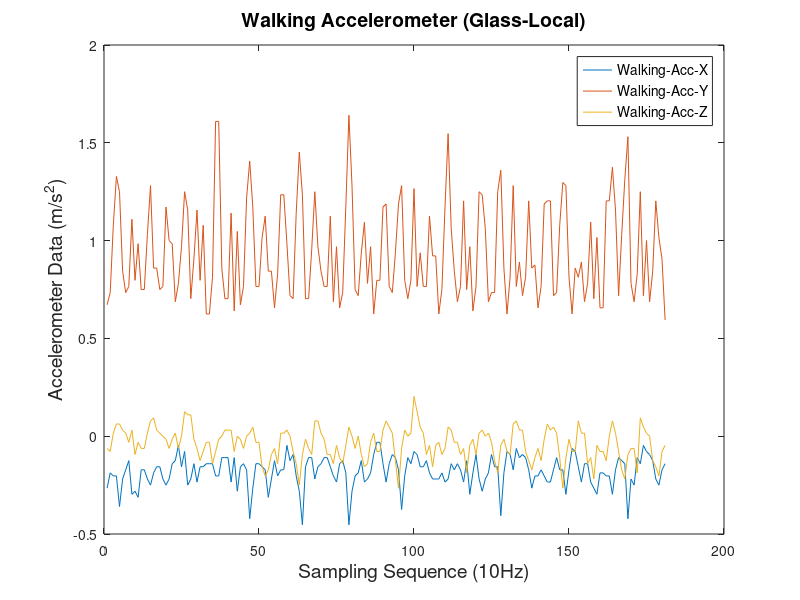
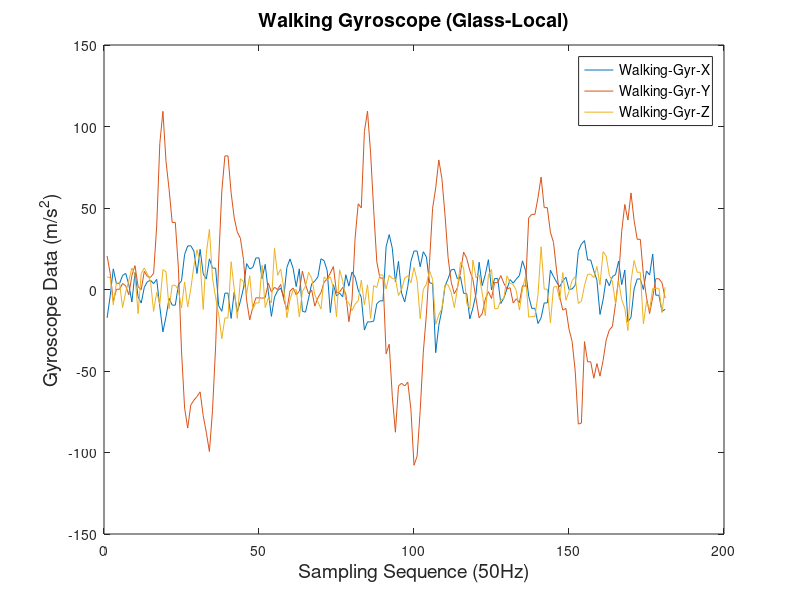
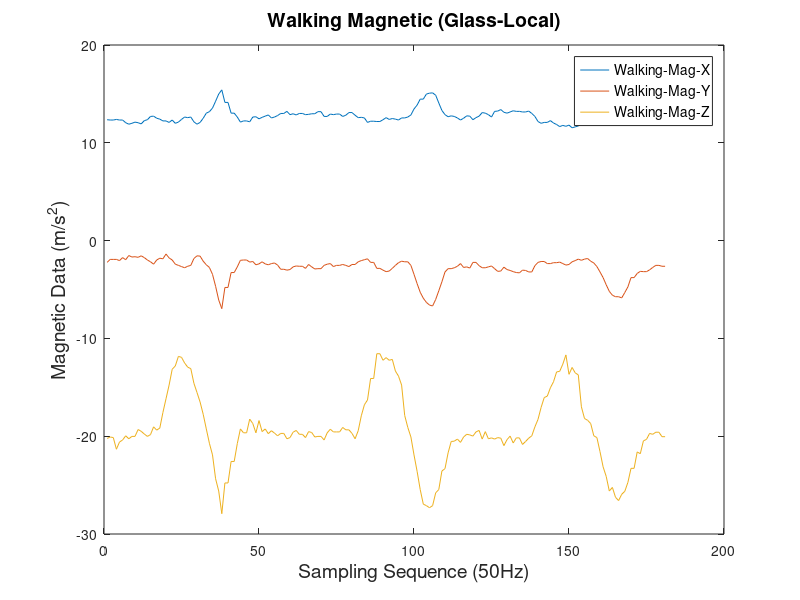

Reproduce these figures in MATLAB, in order.
SourceData=importdata('Glass_3.csv');
startIndex = 20;
endIndex = 200;
selectNum=endIndex-startIndex+1;
sycnData = SourceData.data(startIndex:endIndex,:);
acc = sycnData(:,1:3);
gyr = sycnData(:,4:6);
mag = sycnData(:,7:9);

figure(1);
plot(acc);
legend('Walking-Acc-X','Walking-Acc-Y', 'Walking-Acc-Z','FontSize',10);
xlabel('Sampling Sequence (10Hz)','FontSize',14);
ylabel('Accelerometer Data (m/s^2)','FontSize',14);
title('Walking Accelerometer (Glass-Local)','FontSize',14);

figure(2);
plot(gyr);
legend('Walking-Gyr-X','Walking-Gyr-Y', 'Walking-Gyr-Z','FontSize',10);
xlabel('Sampling Sequence (50Hz)','FontSize',14);
ylabel('Gyroscope Data (m/s^2)','FontSize',14);
title('Walking Gyroscope (Glass-Local)','FontSize',14);

figure(3);
plot(mag);
legend('Walking-Mag-X','Walking-Mag-Y', 'Walking-Mag-Z','FontSize',10);
xlabel('Sampling Sequence (50Hz)','FontSize',14);
ylabel('Magnetic Data (m/s^2)','FontSize',14);
title('Walking Magnetic (Glass-Local)','FontSize',14);
